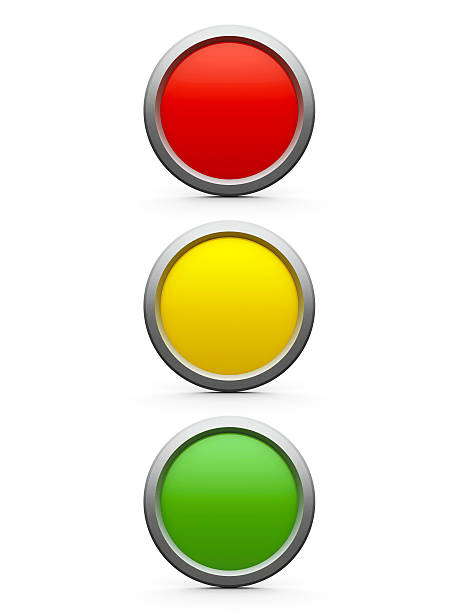
%> input picture test1.jpg, 459 x 612 px
$ octave 23_PreAnalysis.m   (GNU Octave 9; MATLAB toolbox functions it lacks are replaced by stand-ins)
%> lines starting %> are read from the running program, lines starting %| are printed output that depends on the picture
% Octave test to consider specific  color thresholding
% Load image package
pkg load image

% Clear the workspace and close figures
clear all, close all, clc

% Open a box to select the image to process
[filename, fpath] = uigetfile({"*.gif;*.png;*.jpg", "Choose the image to be analysed"});
%> the answer given: test1.jpg
% Read the image
Img = imread([fpath,filename]);
%> Img is the input picture: size 612x459x3 uint8; mean R, G, B 232.7, 225, 205

%Show the image
figure(1)
imshow(Img);
title('Original image')

% Convert into different color space
% to HSV
hsvim = rgb2hsv(Img);
%> hsvim: size 612x459x3 double; mean H, S, V 0.0608, 0.162, 0.933

% to YCbCr
ycbcrim = rgb2ycbcr(Img);
%> ycbcrim: size 612x459x3 uint8; mean of channels 1, 2, 3 209.3, 118.1, 132.8


% Plot the result of the image conversion
figure(2)
subplot(3,3,1)
imshow(Img(:,:,1))
title('R')
subplot(3,3,2)
imshow(Img(:,:,2))
title('G')
subplot(3,3,3)
imshow(Img(:,:,3))
title('B')
subplot(3,3,4)
imshow(hsvim(:,:,1))
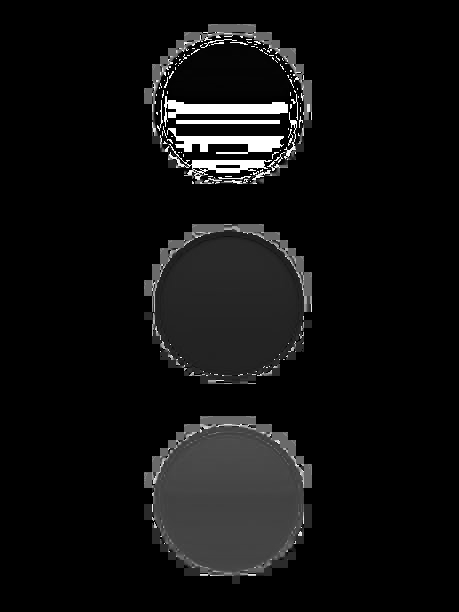
%> displayed picture: size 612x459, on the screen's scale of 0 to 255; min 0, max 255, mean 15.5
title('H')
subplot(3,3,5)
imshow(hsvim(:,:,2))
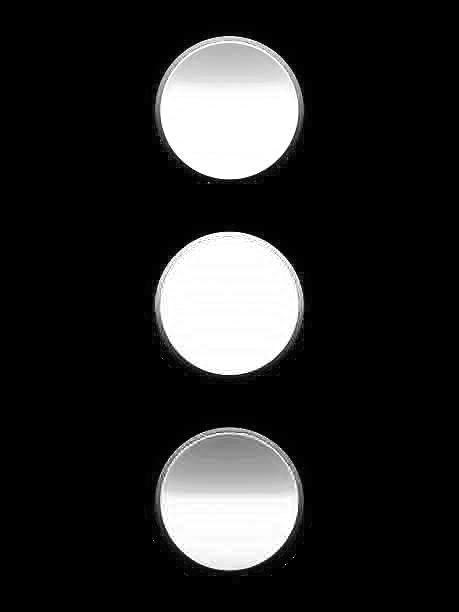
%> displayed picture: size 612x459, on the screen's scale of 0 to 255; min 0, max 255, mean 41.2
title('S')
subplot(3,3,6)
imshow(hsvim(:,:,3))
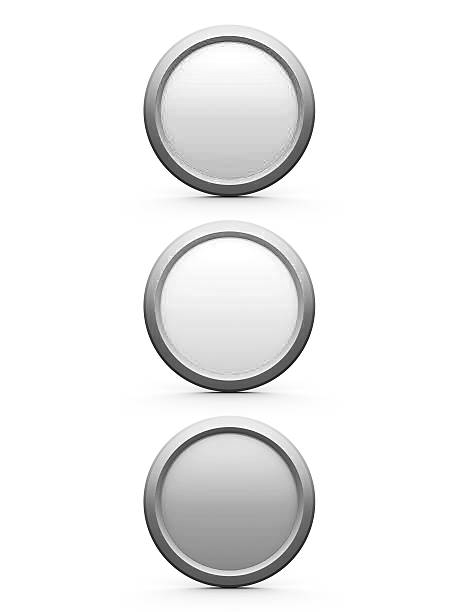
%> displayed picture: size 612x459, on the screen's scale of 0 to 255; min 0, max 255, mean 237.9
title('V')
subplot(3,3,7)
imshow(ycbcrim(:,:,1))
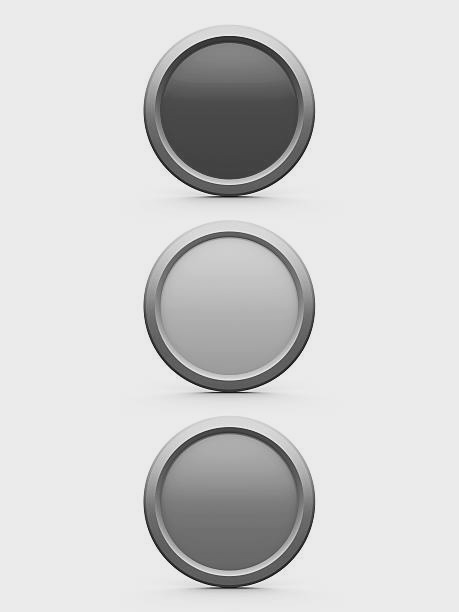
%> displayed picture: size 612x459, on the screen's scale of 0 to 255; min 16, max 235, mean 209.3
title('Y')
subplot(3,3,8)
imshow(ycbcrim(:,:,2))
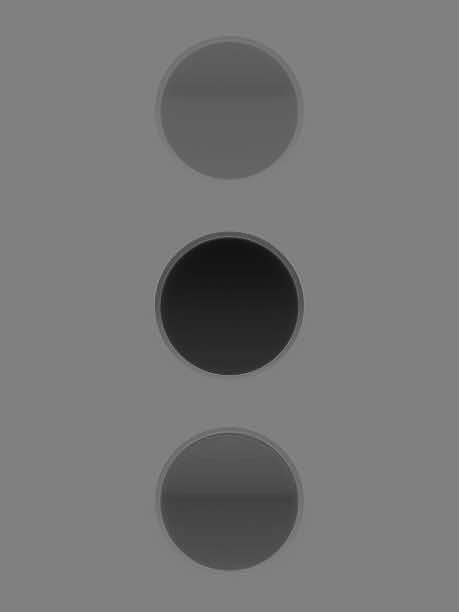
%> displayed picture: size 612x459, on the screen's scale of 0 to 255; min 16, max 153, mean 118.1
title('Cb')
subplot(3,3,9)
imshow(ycbcrim(:,:,3))
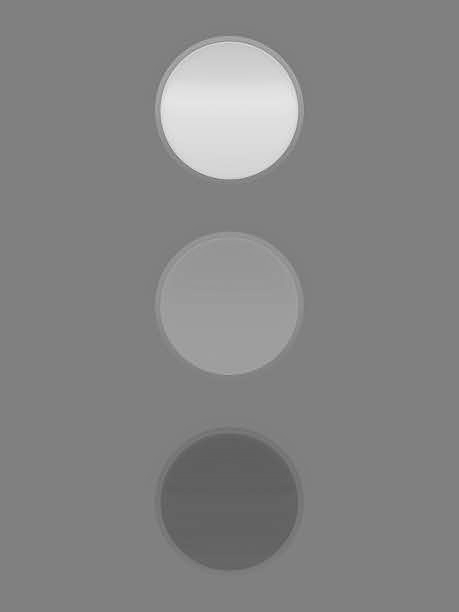
%> displayed picture: size 612x459, on the screen's scale of 0 to 255; min 89, max 235, mean 132.8
title('Cr')


% Plot the histogram
figure(3)
subplot(3,3,1)
imhist(Img(:,:,1))
title('R')
subplot(3,3,2)
imhist(Img(:,:,2))
title('G')
subplot(3,3,3)
imhist(Img(:,:,3))
title('B')
subplot(3,3,4)
imhist(hsvim(:,:,1))
title('H')
subplot(3,3,5)
imhist(hsvim(:,:,2))
title('S')
subplot(3,3,6)
imhist(hsvim(:,:,3))
title('V')
subplot(3,3,7)
imhist(ycbcrim(:,:,1))
title('Y')
subplot(3,3,8)
imhist(ycbcrim(:,:,2))
title('Cb')
subplot(3,3,9)
imhist(ycbcrim(:,:,3))
title('Cr')
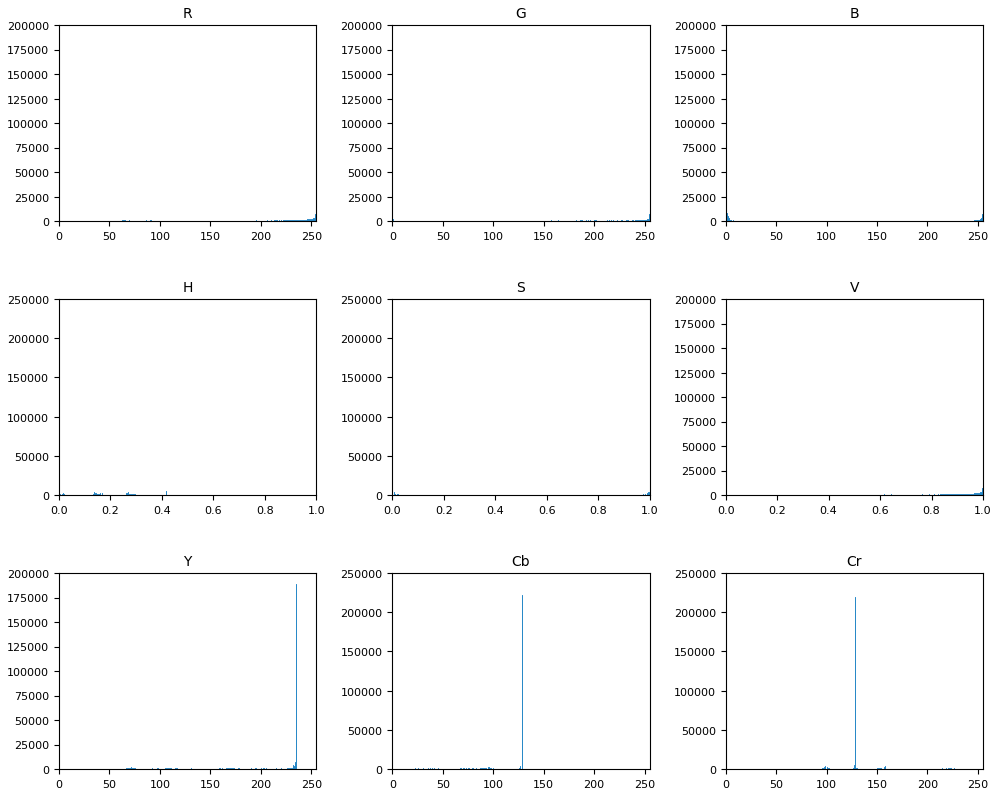
%> figure redrawn from the program's plot data, 9 panels; panel 1: highest point at x = 255, y = 189422; panel 2: highest point at x = 255, y = 188750; panel 3: highest point at x = 255, y = 188592; panel 4: highest point at x = 0, y = 221188

$ run again, on test4.jpg
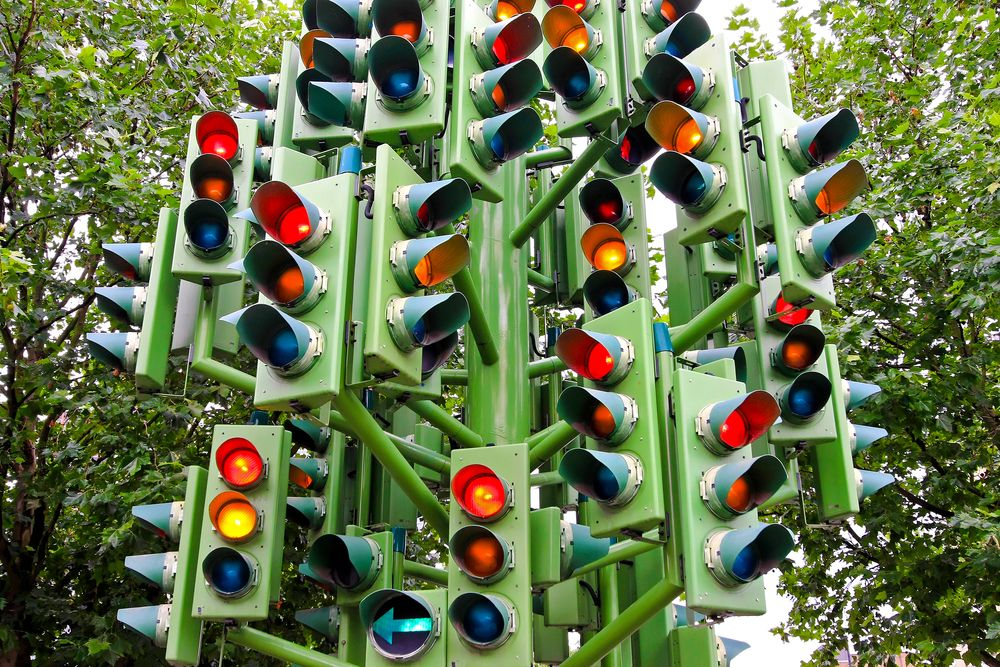
%> input picture test4.jpg, 1000 x 667 px
%> Img is the input picture: size 667x1000x3 uint8; mean R, G, B 102.3, 116.6, 76.6
%> hsvim: size 667x1000x3 double; mean H, S, V 0.286, 0.507, 0.487
%> ycbcrim: size 667x1000x3 uint8; mean of channels 1, 2, 3 108.6, 112.6, 124.6
%> `imshow(ycbcrim(:,:,1))`:
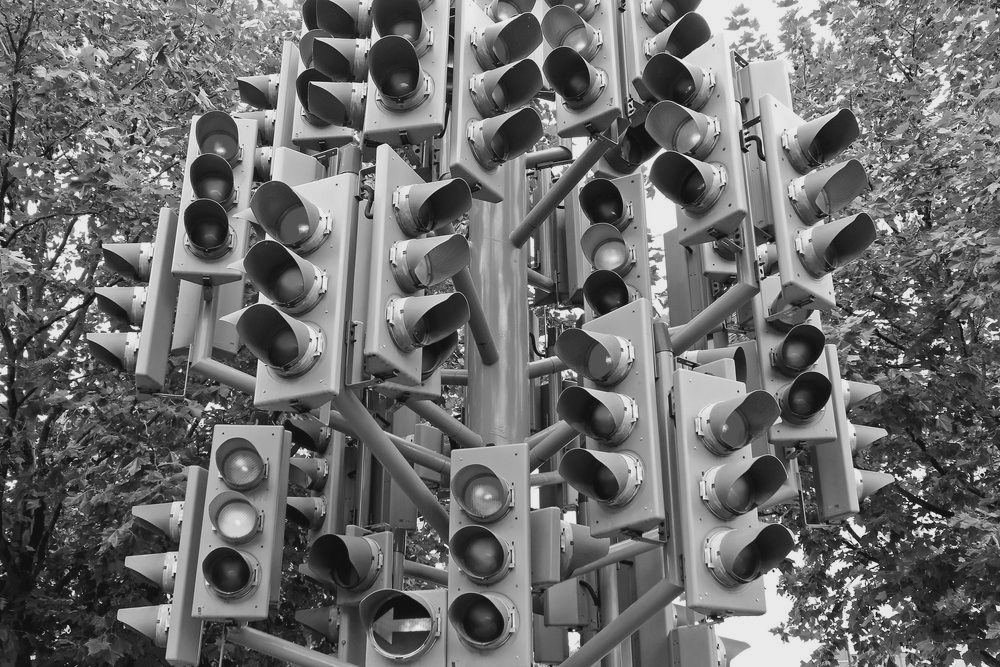
%> displayed picture: size 667x1000, on the screen's scale of 0 to 255; min 16, max 235, mean 108.6
%> `imshow(ycbcrim(:,:,3))`:
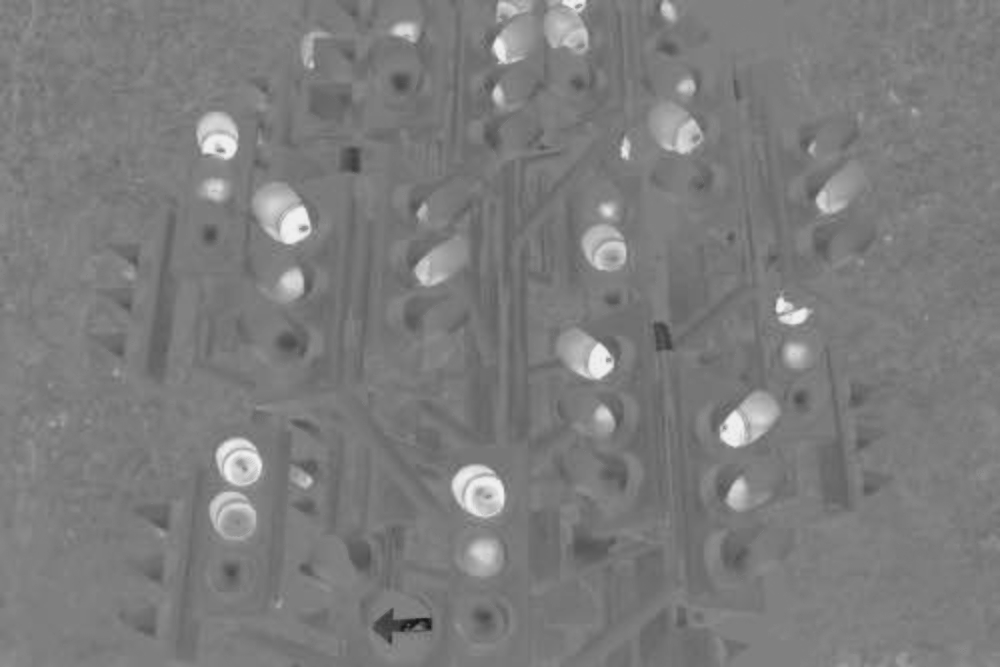
%> displayed picture: size 667x1000, on the screen's scale of 0 to 255; min 21, max 240, mean 124.6
